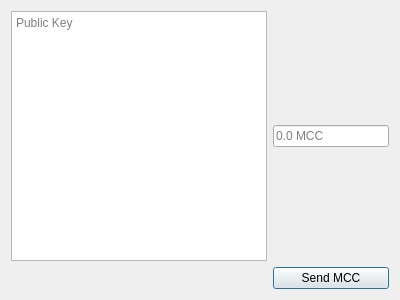
<?xml version="1.0" encoding="UTF-8"?>
<ui version="4.0">
 <class>SendCoinDialog</class>
 <widget class="QDialog" name="SendCoinDialog">
  <property name="geometry">
   <rect>
    <x>0</x>
    <y>0</y>
    <width>400</width>
    <height>300</height>
   </rect>
  </property>
  <property name="windowTitle">
   <string>Dialog</string>
  </property>
  <layout class="QGridLayout" name="gridLayout">
   <item row="1" column="0">
    <spacer name="horizontalSpacer">
     <property name="orientation">
      <enum>Qt::Horizontal</enum>
     </property>
     <property name="sizeHint" stdset="0">
      <size>
       <width>40</width>
       <height>20</height>
      </size>
     </property>
    </spacer>
   </item>
   <item row="1" column="1">
    <widget class="QPushButton" name="sendButton">
     <property name="text">
      <string>Send MCC</string>
     </property>
    </widget>
   </item>
   <item row="0" column="0">
    <widget class="QTextEdit" name="pubkeyTextEdit">
     <property name="inputMethodHints">
      <set>Qt::ImhMultiLine</set>
     </property>
     <property name="placeholderText">
      <string>Public Key</string>
     </property>
    </widget>
   </item>
   <item row="0" column="1">
    <widget class="QLineEdit" name="mccLineEdit">
     <property name="toolTip">
      <string>MCC value</string>
     </property>
     <property name="inputMethodHints">
      <set>Qt::ImhDigitsOnly</set>
     </property>
     <property name="placeholderText">
      <string>0.0 MCC</string>
     </property>
    </widget>
   </item>
  </layout>
 </widget>
 <resources/>
 <connections>
  <connection>
   <sender>sendButton</sender>
   <signal>clicked()</signal>
   <receiver>SendCoinDialog</receiver>
   <slot>accept()</slot>
   <hints>
    <hint type="sourcelabel">
     <x>329</x>
     <y>279</y>
    </hint>
    <hint type="destinationlabel">
     <x>199</x>
     <y>149</y>
    </hint>
   </hints>
  </connection>
 </connections>
</ui>
